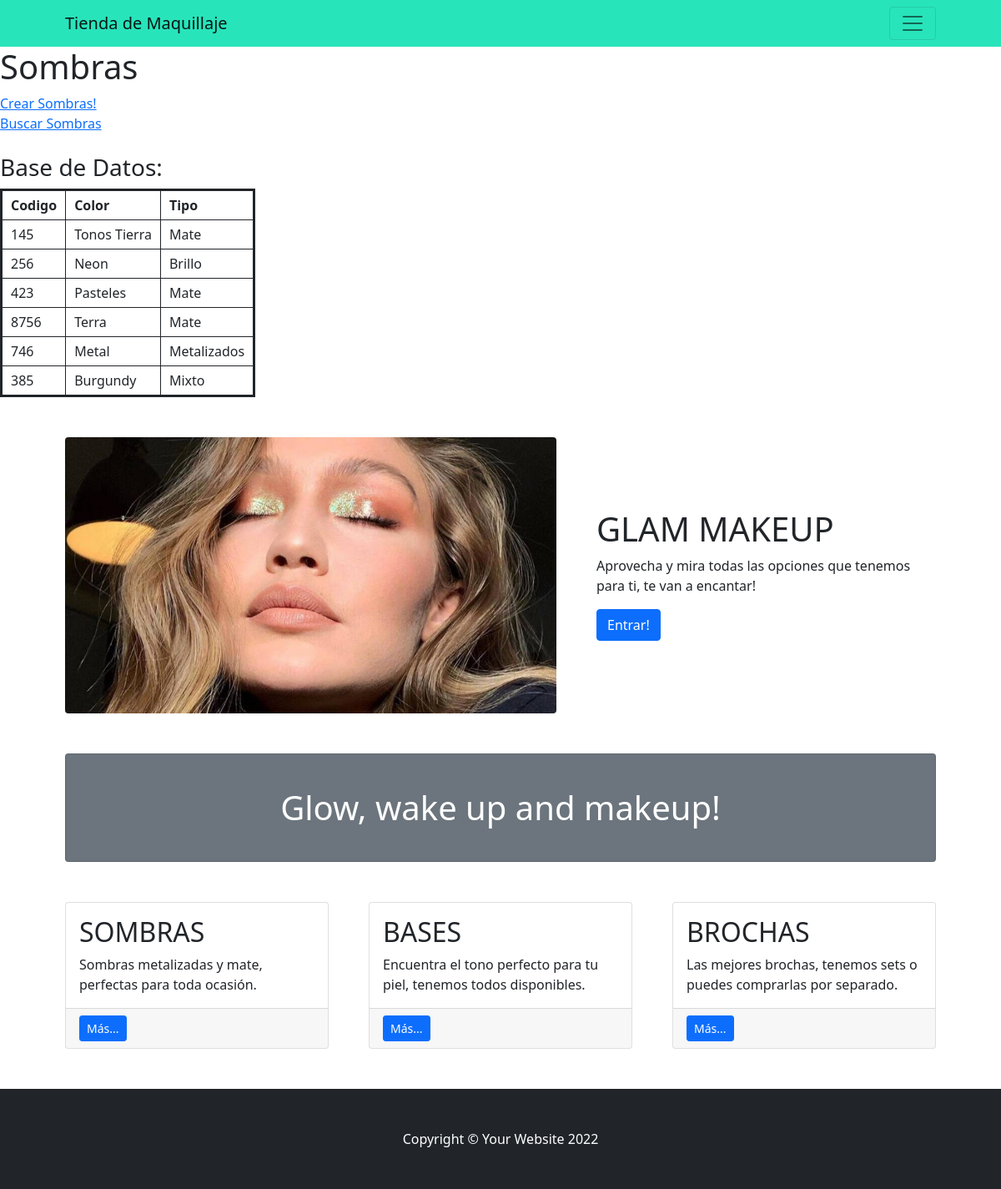
Page /AppGR/sombras/ on the committed database.
### AppGR/models.py (models this page shows, shortened)
class Sombras(models.Model):
    codigo=models.IntegerField()
    color=models.CharField(max_length=100)
    tipo=models.CharField(max_length=100)

### AppGR/views.py (the view)
# urls.py: path('sombras/', views.sombras, name="sombras"),
def sombras(request):
      sombras = Sombras.objects.all()
      return render(request, "sombras.html", {'sombras': sombras})

### AppGR/templates/sombras.html (shortened to what this page needs)
{% extends "padre.html" %}
{% block contenido_base %}
<h1>Sombras</h1>
<a href="{% url 'sombras_formulario' %}">Crear Sombras!</a>
<br>
<a href="{% url 'form_busqueda_sombras' %}">Buscar Sombras</a>
<br><br>
<h3>Base de Datos:</h3>
<table class="coder-table">
  <tbody>
    <tr>
      <th>
        <strong>Codigo</strong>
      </th>
      <th>
        <strong>Color</strong>
      </th>
      <th>
        <strong>Tipo</strong>
      </th>
    </tr>
    {% for sombra in sombras %}
    <tr>
      <td>{{sombra.codigo}}</td>
      <td>{{sombra.color}}</td>
      <td>{{sombra.tipo}}</td>
    </tr>
    {% endfor %}
  </tbody>
</table>
{% endblock contenido_base %}

### AppGR/templates/sombras.html (style rules this page uses)
table.coder-table { border:3px solid; }
th, td { border:1px solid; padding:5px 10px; }

### rows in the picture
Sombras: codigo "145", color "Tonos Tierra", tipo "Mate"
Sombras: codigo "256", color "Neon", tipo "Brillo"
Sombras: codigo "423", color "Pasteles", tipo "Mate"
Sombras: codigo "8756", color "Terra", tipo "Mate"
Sombras: codigo "746", color "Metal", tipo "Metalizados"
Sombras: codigo "385", color "Burgundy", tipo "Mixto"
